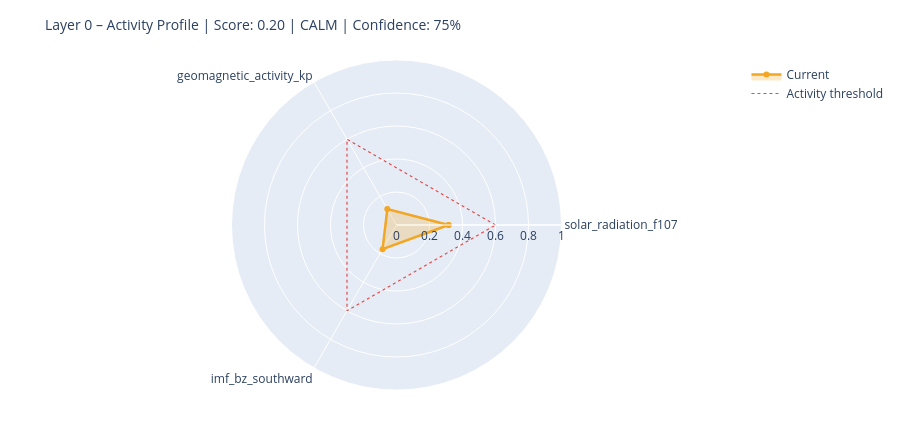

The notebook cell saved with this chart:
### Markdown cell above
---
## 6. State Assessment & Handoff to Layer 1

### Code cell
# ============================================================
# STEP 1 – Collect raw values with source modes
# Mode: 'primary' | 'fallback_3h' | 'last_valid' | 'missing'
# ============================================================

def safe_last(df, col):
    if df is None or col not in df.columns: return None
    s = df[col].dropna()
    return float(s.iloc[-1]) if not s.empty else None

f107_now = safe_last(df_f107, 'f10.7')
bz_now   = safe_last(df_mag,  'bz_gsm')
kp_now   = safe_last(df_kp,   'kp')
sw_now   = safe_last(df_sw,   'speed')

source_modes = {
    'F10.7':    'primary'  if f107_now is not None else 'missing',
    'Kp':       'primary'  if kp_now   is not None else 'missing',
    'IMF_Bz':   'primary'  if bz_now   is not None else 'missing',
    'SW_speed': 'primary'  if sw_now   is not None else 'missing',
}

# Kp Fallback – 3h endpoint
if kp_now is None:
    try:
        r = requests.get(
            'https://services.swpc.noaa.gov/json/noaa-planetary-k-index.json',
            timeout=10)
        r.raise_for_status()
        fb = pd.DataFrame(r.json())
        tc = next((c for c in fb.columns if 'time' in c.lower()), fb.columns[0])
        kc = next((c for c in fb.columns if 'kp' in c.lower() and c != tc), None)
        if kc:
            fb[kc] = fb[kc].astype(str).str.extract(r'([0-9]+(?:\.[0-9]*)?)')[0]
            fb[kc] = pd.to_numeric(fb[kc], errors='coerce')
            fb = fb[fb[kc] >= 0].dropna(subset=[kc])
            if not fb.empty:
                kp_now = float(fb[kc].iloc[-1])
                source_modes['Kp'] = 'fallback_3h'
                print(f'  Kp fallback (3h): {kp_now:.1f}')
    except Exception as e:
        print(f'  Kp fallback failed: {e}')

# Solar Wind Fallback – last valid value
if sw_now is None and df_sw is not None and 'speed' in df_sw.columns:
    s = df_sw['speed'].dropna()
    if not s.empty:
        sw_now = float(s.iloc[-1])
        source_modes['SW_speed'] = 'last_valid'
        print(f'  SW fallback (last_valid): {sw_now:.0f} km/s')

print()
print('Source modes:', source_modes)

# ============================================================
# STEP 2 – Score from available components only
# ============================================================

def norm(v, lo, hi):
    if v is None: return None
    return max(0.0, min(1.0, (v - lo) / (hi - lo)))

COMPONENTS = {
    'solar_radiation_f107':    (f107_now, norm(f107_now, 60, 250)),
    'geomagnetic_activity_kp': (kp_now,   norm(kp_now,   0,   9)),
    'imf_bz_southward':        (bz_now,   norm(-(bz_now or 0) if bz_now else None, -5, 30)
                                           if bz_now is not None else None),
    'solar_wind_speed':        (sw_now,   norm(sw_now, 300, 800)),
}

available   = {k: v[1] for k, v in COMPONENTS.items() if v[1] is not None}
unavailable = [k for k, v in COMPONENTS.items() if v[1] is None]

layer0_score = round(sum(available.values()) / len(available), 4) if available else None
confidence   = round(len(available) / len(COMPONENTS), 2)

level = ('unknown'  if layer0_score is None
         else 'calm'     if layer0_score < 0.3
         else 'moderate' if layer0_score < 0.6
         else 'active')

# ============================================================
# STEP 3 – Dominant Driver
# ============================================================

def dominant_driver(kp, f107, bz, sw):
    candidates = []
    if kp   is not None and kp   >= 4:   candidates.append(('geomagnetic',    kp / 9))
    if sw   is not None and sw   >= 500:  candidates.append(('solar_wind',     sw / 800))
    if bz   is not None and bz   <= -5:   candidates.append(('imf_southward',  abs(bz) / 30))
    if f107 is not None and f107 >= 150:  candidates.append(('solar_radiation',f107 / 250))
    return max(candidates, key=lambda x: x[1])[0] if candidates else 'none'

driver = dominant_driver(kp_now, f107_now, bz_now, sw_now)

# ============================================================
# STEP 4 – Downstream expectations
# ============================================================

def downstream_expectation(driver, score, kp, bz, f107):
    exp = {
        'magnetosphere':        'calm',
        'ionosphere':           'calm',
        'schumann_resonance':   'unchanged',
        'lithosphere_currents': 'low',
    }
    if driver == 'geomagnetic' or (kp and kp >= 5):
        exp['magnetosphere']        = 'compressed / storm'
        exp['ionosphere']           = 'elevated disturbance (TEC variability)'
        exp['schumann_resonance']   = 'elevated amplitude possible'
        exp['lithosphere_currents'] = 'elevated induction currents'
    elif driver == 'imf_southward' or (bz and bz <= -5):
        exp['magnetosphere']        = 'energy coupling active'
        exp['ionosphere']           = 'elevated electron density possible'
        exp['schumann_resonance']   = 'slight modulation possible'
    elif driver == 'solar_radiation' or (f107 and f107 >= 150):
        exp['ionosphere']           = 'elevated ionization (F-layer)'
        exp['schumann_resonance']   = 'slightly elevated background activity'
    return exp

downstream = downstream_expectation(driver, layer0_score, kp_now, bz_now, f107_now)

# ============================================================
# CONSOLE OUTPUT
# ============================================================

W = 58
print('=' * W)
print('LAYER 0 – STATE ASSESSMENT')
print('=' * W)
for name, (raw_v, score_v) in COMPONENTS.items():
    if score_v is not None:
        bar = '█' * int(score_v * 20) + '░' * (20 - int(score_v * 20))
        print(f'  {name:<35}  {bar}  {score_v:.2f}')
    else:
        print(f'  {name:<35}  {"─" * 20}  n/a')
print('-' * W)
print(f'  Score ({len(available)}/{len(COMPONENTS)} components):  {layer0_score:.3f}')
print(f'  Confidence:         {confidence:.0%}')
print(f'  Level:              {level.upper()}')
print(f'  Dominant Driver:    {driver}')

# Radar chart
cats = list(available.keys())
vals = list(available.values())
if len(cats) >= 3:
    fig = go.Figure()
    fig.add_trace(go.Scatterpolar(
        r=vals + [vals[0]], theta=cats + [cats[0]],
        fill='toself', fillcolor='rgba(242,166,35,0.25)',
        line=dict(color='#F2A623', width=2.5), name='Current'
    ))
    fig.add_trace(go.Scatterpolar(
        r=[0.6] * (len(cats) + 1), theta=cats + [cats[0]],
        line=dict(color='#E24B4A', dash='dot', width=1.2),
        mode='lines', name='Activity threshold'
    ))
    fig.update_layout(
        title=dict(text=f'Layer 0 – Activity Profile | Score: {layer0_score:.2f} | {level.upper()} | Confidence: {confidence:.0%}',
                   font=dict(size=14)),
        polar=dict(radialaxis=dict(visible=True, range=[0, 1])),
        height=430, showlegend=True,
        margin=dict(l=60, r=60, t=60, b=40)
    )
    fig.show()

### Figure 1 — Plotly figure (JSON) as saved in the notebook; plotly's stock layout.template omitted (floating-point values rounded to 4 significant figures)
{"data": [{"fill": "toself", "fillcolor": "rgba(242,166,35,0.25)", "line": {"color": "#F2A623", "width": 2.5}, "name": "Current", "r": [0.3158, 0.1111, 0.1689, 0.3158], "theta": ["solar_radiation_f107", "geomagnetic_activity_kp", "imf_bz_southward", "solar_radiation_f107"], "type": "scatterpolar"}, {"line": {"color": "#E24B4A", "dash": "dot", "width": 1.2}, "mode": "lines", "name": "Activity threshold", "r": [0.6, 0.6, 0.6, 0.6], "theta": ["solar_radiation_f107", "geomagnetic_activity_kp", "imf_bz_southward", "solar_radiation_f107"], "type": "scatterpolar"}], "layout": {"height": 430, "margin": {"b": 40, "l": 60, "r": 60, "t": 60}, "polar": {"radialaxis": {"range": [0, 1], "visible": true}}, "showlegend": true, "title": {"font": {"size": 14}, "text": "Layer 0 – Activity Profile | Score: 0.20 | CALM | Confidence: 75%"}}}
